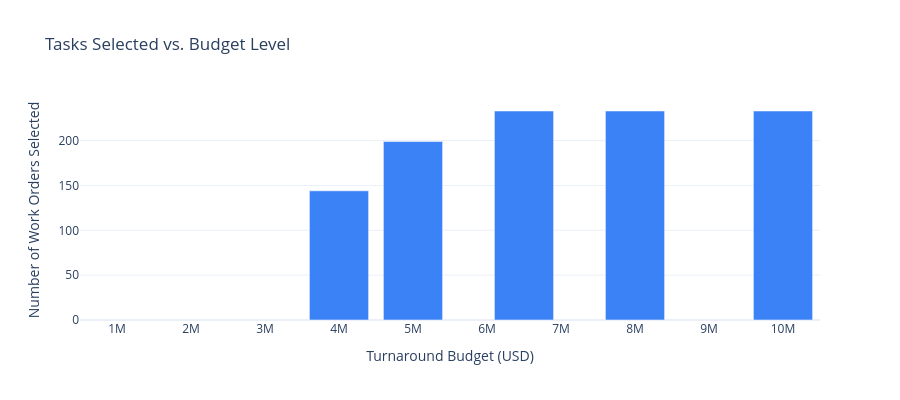

This figure's notebook cell:
### Code cell
fig = go.Figure()
fig.add_trace(go.Bar(x=sweep_df.budget, y=sweep_df.tasks_selected, marker_color="#3b82f6"))
fig.update_layout(
    title="Tasks Selected vs. Budget Level",
    xaxis_title="Turnaround Budget (USD)", yaxis_title="Number of Work Orders Selected",
    template="plotly_white", height=400,
)
fig.show()

### Figure 1 — Plotly figure (JSON) as saved in the notebook; plotly's stock layout.template omitted (floating-point values rounded to 4 significant figures)
{"data": [{"marker": {"color": "#3b82f6"}, "type": "bar", "x": [1000000, 2000000, 3000000, 4000000, 5000000, 6500000, 8000000, 10000000], "y": [NaN, NaN, NaN, 144.0, 199.0, 233.0, 233.0, 233.0]}], "layout": {"height": 400, "title": {"text": "Tasks Selected vs. Budget Level"}, "xaxis": {"title": {"text": "Turnaround Budget (USD)"}}, "yaxis": {"title": {"text": "Number of Work Orders Selected"}}}}
